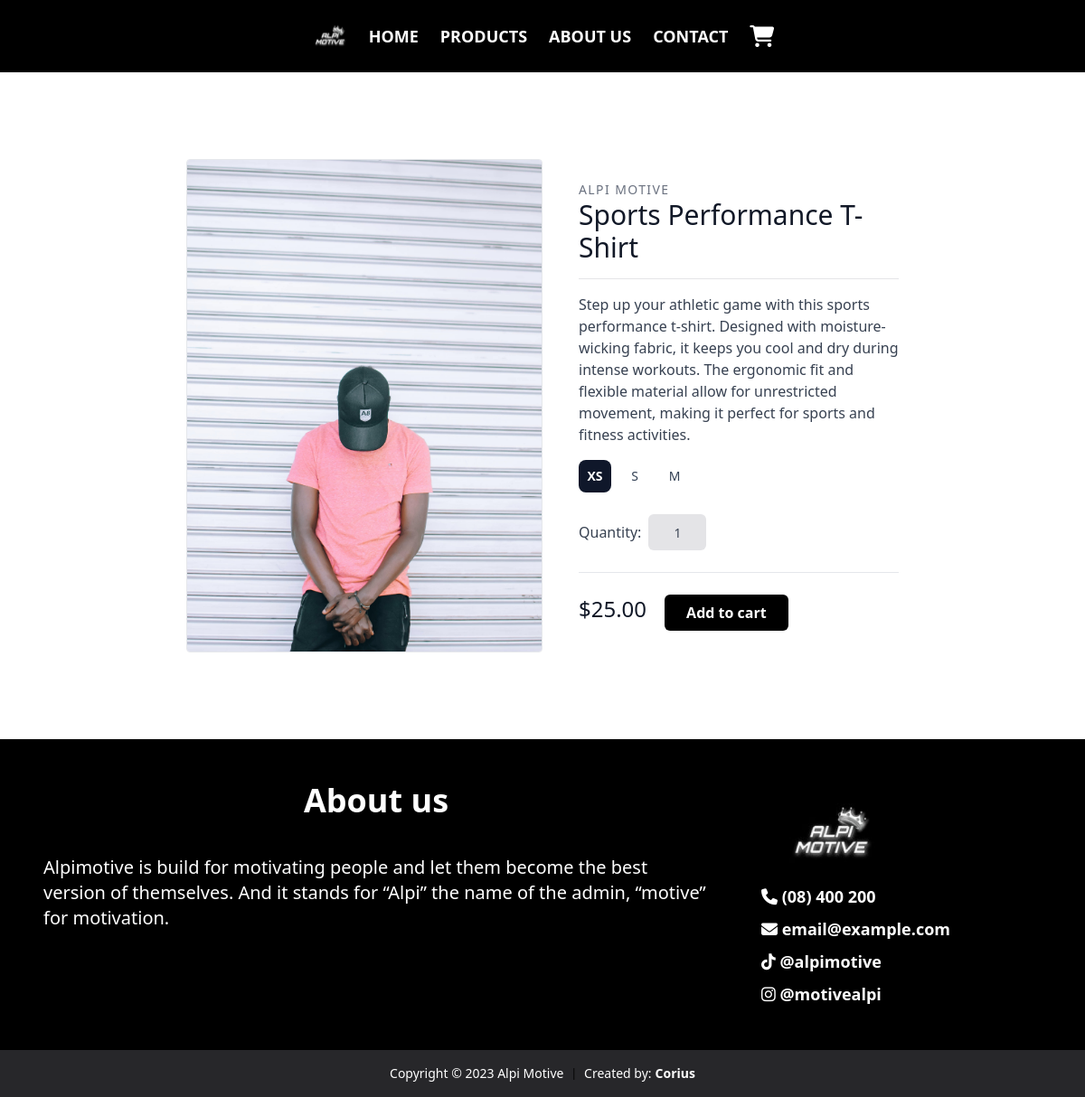
The app's page /products/5/ with its own data.
### product/models.py (models this page shows, shortened)
class Product(models.Model):
    category = models.ForeignKey(Category, related_name='items', on_delete=models.CASCADE)
    name = models.CharField(max_length=255)
    description = models.TextField(blank=True, null=True)
    color = models.ForeignKey(Color, on_delete=models.SET_DEFAULT, default=1)
    sizes = models.ManyToManyField(Size)
    currency = models.ForeignKey(Currency, related_name='items', on_delete=models.CASCADE, default=1)
    price = models.DecimalField(max_digits=10, decimal_places=2)
    image = models.ImageField(upload_to='product_images', blank=True, null=True)
    available_quantity = models.IntegerField(default=0, blank=True, null=True)
    created_by = models.ForeignKey(User, related_name='items', on_delete=models.CASCADE)
    created_at = models.DateTimeField(auto_now_add=True)

class Size(models.Model):
    name = models.CharField(max_length=255)
    shortcut = models.CharField(max_length=255)

class Currency(models.Model):
    name = models.CharField(max_length=255)
    code = models.CharField(max_length=255)
    symbol = models.CharField(max_length=255)
    class Meta:
        ordering = ('name',)
        verbose_name_plural = 'Currencies'

### product/views.py (the view)
# urls.py: path('<int:pk>/', views.detail, name='detail'),
def detail(request, pk):
    product = get_object_or_404(Product, pk=pk)
    sizes = product.sizes.all()
    device = request.COOKIES.get('device')
    orderitems = OrderItem.objects.filter(device=device, payed=False)
    orderitems_count = orderitems.count()
    smallest_id = product.sizes.order_by('id').values_list('id', flat=True).first()
    print(request)
    return render(request, 'product/detail.html', {
        'product': product,
        'orderitems_count': orderitems_count,
        'sizes': sizes,
        'smallest_id': smallest_id
    })

### product/templates/product/detail.html (shortened to what this page needs)
{% extends 'core/base.html' %}
{% load static %}
{% block content %}
    <section class="text-gray-700 body-font overflow-hidden bg-white">
      <div class="container px-5 py-24 mx-auto">
        <div class="lg:w-4/5 mx-auto flex flex-wrap">
          <img alt="ecommerce" class="lg:w-1/2 w-full object-cover object-center rounded border border-gray-200 pointer-events-none" src="{{ product.image.url }}">
          <div class="lg:w-1/2 w-full lg:pl-10 lg:py-6 mt-6 lg:mt-0">
            <h2 class="text-sm title-font text-gray-500 tracking-widest">ALPI MOTIVE</h2>
            <h1 class="text-gray-900 text-3xl title-font font-medium mb-1">{{ product.name }}</h1>
            <hr class="h-px my-4 bg-zinc-200 border-0 dark:bg-zinc-200">
            <p class="leading-relaxed">{{ product.description|linebreaksbr|linebreaks }}</p>
            <div class="flex items-baseline mt-4">
              <div class="space-x-2 flex text-sm">
                {% for size in sizes %}
                <label>
                  <div class="w-9 h-9 rounded-lg flex items-center justify-center text-slate-700 peer-checked:font-semibold peer-checked:bg-slate-900 peer-checked:text-white">{{ size.shortcut }}</div>
                </label>
                {% endfor %}
              </div>
            </div>
            <div class="mt-6 flex items-baseline space-x-2">
              <p>Quantity:<p>
              <input class="h-10 w-16 bg-zinc-200 rounded-md border-transparent text-center [-moz-appearance:_textfield] sm:text-sm [&::-webkit-outer-spin-button]:m-0 [&::-webkit-outer-spin-button]:appearance-none [&::-webkit-inner-spin-button]:m-0 [&::-webkit-inner-spin-button]:appearance-none" type="number" id="quantity" name="quantity" value="1">
            </div>
            <div class="flex items-baseline mb-6 pb-6 border-b">
            </div>
            <div class="flex">
              <span class="title-font font-medium text-2xl text-gray-900">{{ product.currency.symbol }}{{ product.price }}</span>
              <button data-product="{{product.id}}" data-action="add" class="update-cart flex ml-5 font-semibold text-white bg-black border-0 py-2 px-6 focus:outline-none hover:bg-zinc-700 rounded-md">Add to cart</button>
            </div>
          </div>
        </div>
      </div>
    </section>
{% endblock %}

### records on screen
Product: image (picture), name "Sports Performance T-Shirt", description "Step up your athletic game with this sports performance t-shirt. Designed with moisture-wicking fabric, it keeps you cool and dry during intense workouts. The ergonomic fit and flexible material allow for unrestricted movement, making it perfect for sports and fitness activities.", currency.symbol "$", price "25.00"
Size: shortcut "XS"
Size: shortcut "S"
Size: shortcut "M"
